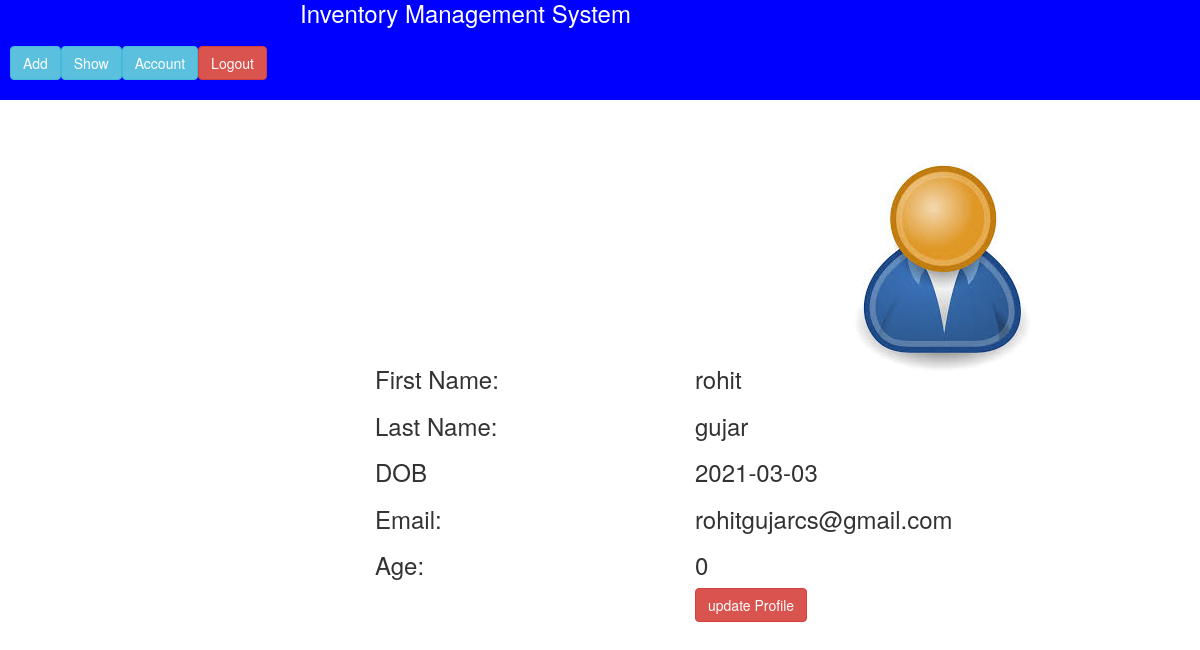
Screenshot of /project/user_home.php?s=1 (signed in) with the database file from the repository.
### tables this page shows
CREATE TABLE `user` (
  `id` int NOT NULL,
  `first_name` varchar(20) NOT NULL,
  `last_name` varchar(20) NOT NULL,
  `DOB` date NOT NULL,
  `email` varchar(35) NOT NULL,
  `password` varchar(15) NOT NULL,
  `image` varchar(20) NOT NULL
);

### project/user_home.php (the view, shortened to what this page needs)
<?php
include'header.php';
include 'connection.php';
      ?>
<?php
$email=$_SESSION['email'];
            $sel=mysqli_query($conn,"select * from user where email='$email'");
            while($x=mysqli_fetch_array($sel))
            {
?>
<section>
                  <div style="margin-top:100px;margin-left:830px;height:30px;width:10px">
                  <img src="<?php echo $x[6]?>">
      </div>
      <div class="inv2">
      <div class="col-md-6">
            <div>
                  <h3> First Name:</h3>
            </div>
            <div>
                  <h3>Last Name:</h3>
            </div>
            <div>
                  <h3>DOB</h3>
            </div>
            <div>
            <h3>Email:</h3>
      </div>
      <div>
            <h3>Age:</h3>
      </div>
      </div>
      <div class="col-md-6">
            <div>
                  <h3><?php echo $x[1]?></h3>
            </div>
            <div>
                  <h3><?php echo $x[2]?></h3>
            </div>
            <div>
                  <h3><?php echo $x[3]?></h3>
            </div>
            <div>
                  <h3><?php echo $x[4]?></h3>
            </div>
            <div>
                  <h3>
                  <?php
                  $d=date("Y/m/d");
                  echo$d-$x[3];
                  ?>
            </h3>
      </div>
            <div>
                  <a class="btn btn-danger" href="update_user.php?q=<?php echo$x[0]?>">update Profile</a>
            </div>
            </div>
            </div>
</section>
            <?php
      }
      ?>

### project/home1.css (style rules this page uses)
* { margin:0px; padding:0px; }
.inv2 { margin-top: 130px; margin-left:330px; height:400px; width:700px; padding:30px; }

### rows the page displays
user: image (picture), first_name "rohit", last_name "gujar", DOB "2021-03-03", email "rohitgujarcs@gmail.com", $d-$x[3] "0"
